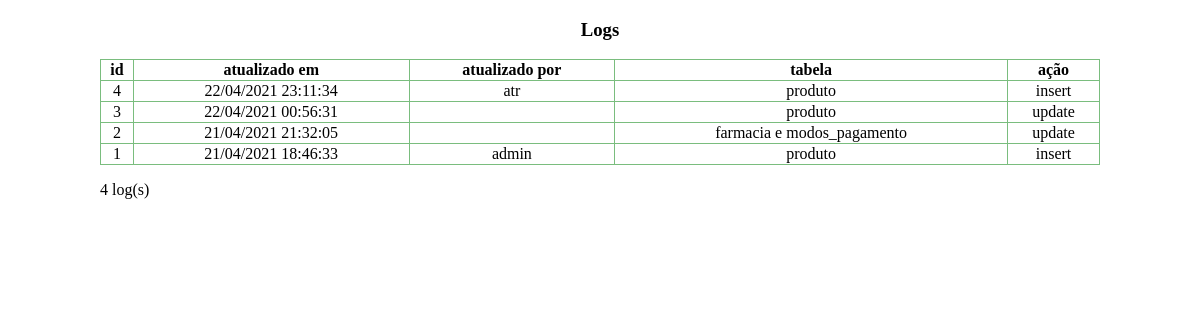
Screenshot of /gerenciamento/log/listar_log.php with the database file from the repository.
### tables this page shows
CREATE TABLE log(
	id          		INT NOT NULL    AUTO_INCREMENT,
    updatedAt 	DATETIME,
	updatedBy   INT NOT NULL,
	tabela  	VARCHAR(30) NOT NULL,
	tipo		VARCHAR(8) NOT NULL,
	PRIMARY KEY (id),
	FOREIGN KEY (updatedBy) REFERENCES usuario_gerenciamento(id)

);

CREATE TABLE usuario_gerenciamento(
	id          INT NOT NULL    AUTO_INCREMENT,
	nome        VARCHAR(150) NOT NULL,
	usuario VARCHAR(15) NOT NULL UNIQUE,
	senha       VARCHAR(255) NOT NULL,
	foto VARCHAR(255) NOT NULl,
	acesso      INT NOT NULL,
	PRIMARY KEY (id),
	FOREIGN KEY (acesso) REFERENCES acesso(id)

);

### gerenciamento/log/listar_log.php (the view, shortened to what this page needs)
<?php
	include('../../conexao.php');
    $sql = "SELECT a.*, b.nome FROM log AS a
    LEFT JOIN usuario_gerenciamento AS b ON b.id = a.updatedBy ORDER BY a.updatedAt DESC";
    $query = mysqli_query($conexao, $sql);
    $logs = [];
    while($log= mysqli_fetch_array($query, MYSQLI_ASSOC)) {
        $updatedAtArray =  explode(' ', $log['updatedAt']);
        $dataArray = explode('-', $updatedAtArray[0]);
        $log['updatedAt'] = $dataArray[2].'/'.$dataArray[1].'/'.$dataArray[0].' '.$updatedAtArray[1];
        $logs[] = $log;
    }
    $quantidade_logs = mysqli_num_rows($query);
?>
<!DOCTYPE html>
<html lang="pt-BR">
    <head>
        <link rel="stylesheet" href="log.css">
    </head>
    <body>
        <div class="conteudo">
            <div class="lista-logs">
                <h3>Logs</h3>
                <table>
                    <thead>
                        <tr>
                            <th>
                                id
                            </th>
                            <th>
                                atualizado em
                            </th>
                            <th>
                                atualizado por
                            </th>
                            <th>
                                tabela
                            </th>
                            <th>
                                ação
                            </th>
                        </tr>
                    </thead>
                    <tbody>
                        <?php
                          foreach($logs as $item){
                        ?>
                            <tr>
                                <td><?php echo $item['id']?></td>
                                <td><?php echo $item['updatedAt']?></td>
                                <td><?php echo $item['nome']?></td>
                                <td><?php echo $item['tabela']?></td>
                                <td><?php echo $item['tipo']?></td>
                            </tr>
                        <?php
                            }
                        ?>
                    </tbody>
                </table>
                <p><?php echo $quantidade_logs.' log(s)' ?></p>
            </div>
        </div>
    </body>
</html>

### gerenciamento/log/log.css (style rules this page uses)
.conteudo .lista-logs { margin: auto; width: 1000px; height: 1000px; }
.conteudo .lista-logs table { border-collapse: collapse; width: 100%; height: 100px; }
.conteudo .lista-logs h3 { text-align: center; }
.conteudo .lista-logs table th, td { border: 1px solid #7ABD7E; text-align: center; }

### rows the page displays
log: id "4", updatedAt "22/04/2021 23:11:34", updatedBy.nome "atr", tabela "produto", tipo "insert"
log: id "3", updatedAt "22/04/2021 00:56:31", tabela "produto", tipo "update"
log: id "2", updatedAt "21/04/2021 21:32:05", tabela "farmacia e modos_pagamento", tipo "update"
log: id "1", updatedAt "21/04/2021 18:46:33", updatedBy.nome "admin", tabela "produto", tipo "insert"

### other values shown
$quantidade_logs "4"
